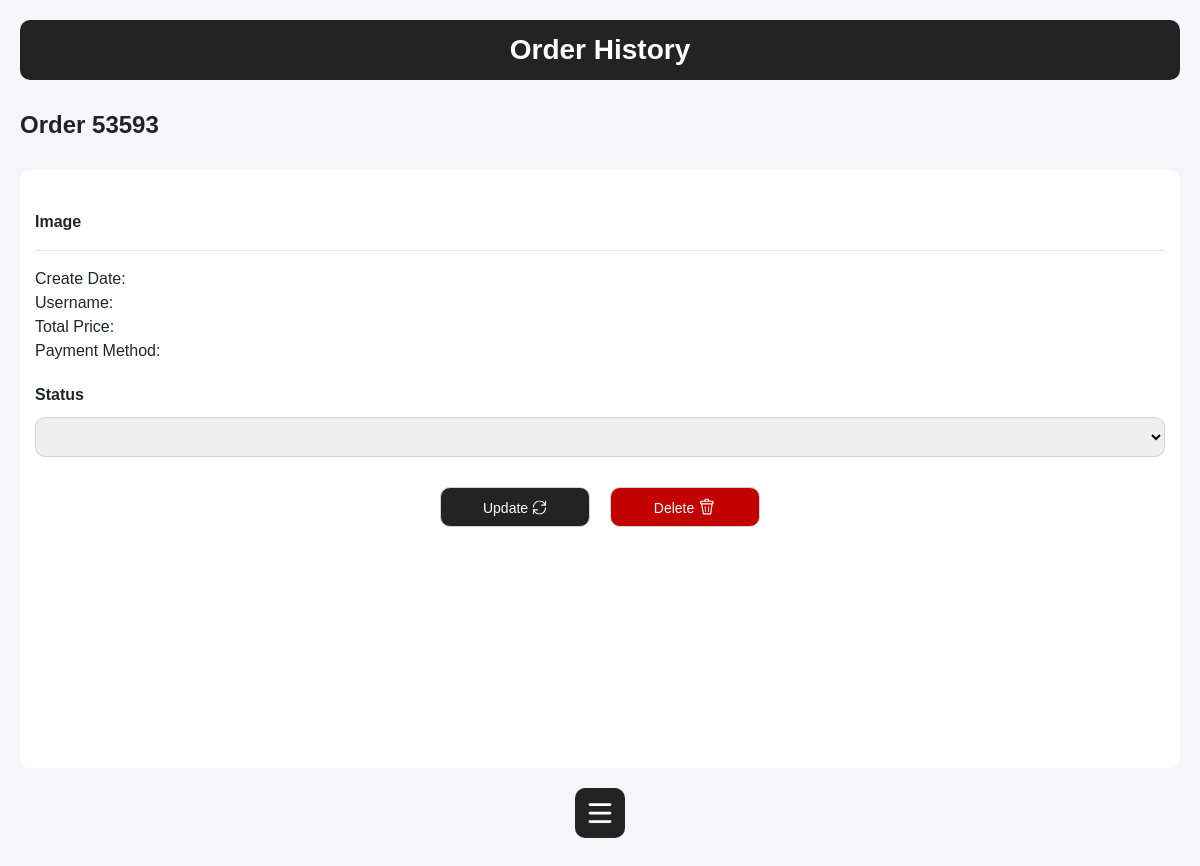
The app's page /admin/edit_order.php?id=53593, older data.
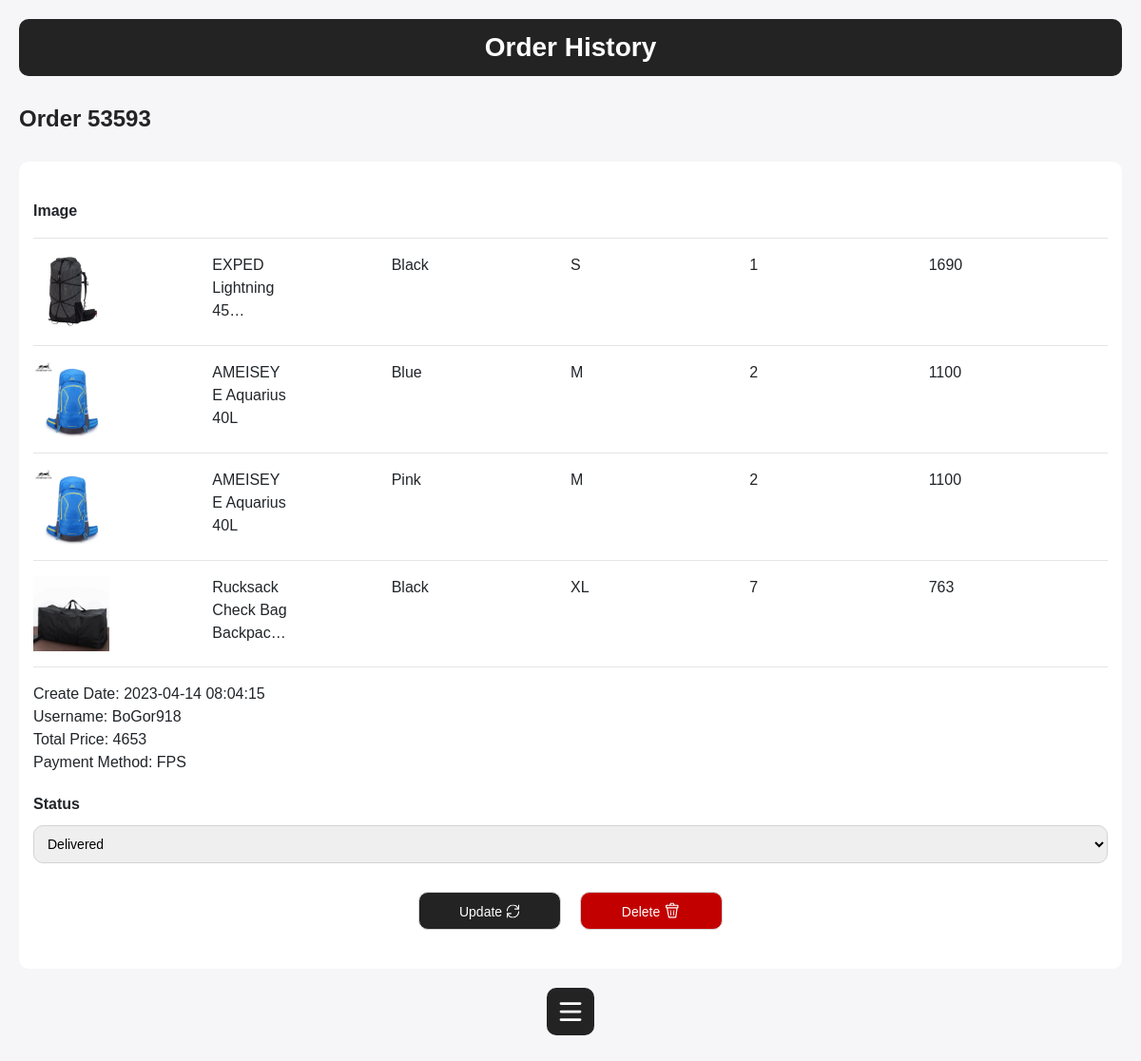
The same page, newer data.
### tables this page shows
CREATE TABLE `orders` (
  `ID` int(11) NOT NULL,
  `OrderDate` datetime NOT NULL,
  `OrderID` int(11) NOT NULL,
  `paymentMethod` varchar(255) NOT NULL,
  `orderStatus` varchar(255) NOT NULL,
  `Username` varchar(255) NOT NULL,
  `address` varchar(255) DEFAULT NULL,
  `Amount` int(11) NOT NULL,
  `ProductName` varchar(255) NOT NULL,
  `BuyQuantity` int(11) NOT NULL,
  `ProductColor` varchar(255) NOT NULL,
  `ProductSize` varchar(255) NOT NULL
);

### admin/edit_order.php (the view, shortened to what this page needs)
<?php
require("../config/database.php");
if (isset($_GET['id'])) {
    $id = $_GET['id'];
    $viewOrderSQL = "SELECT * FROM orders WHERE OrderID = $id";
    $resOrder = mysqli_query($conn, $viewOrderSQL);
}
?>
<!DOCTYPE html>
<html lang="en">
<head>
    <link rel="stylesheet" href="admin.css">
    <link rel="stylesheet" href="../global.css">
    <link rel="stylesheet" href="https://maxcdn.bootstrapcdn.com/bootstrap/4.5.2/css/bootstrap.min.css">
</head>
<body onload="toOrderHistory()">
    <div class="order-history-section" id="order-history-section">
        <div class="content" id="content">
            <div class="title">
                Order History
            </div>
            <div class="top-section">
                <div class="sub-title">
                    Order
                    <?php
                    require("../config/database.php");
                    $currentOrderID = $_GET['id'];
                    $viewOrderProductSQL = "SELECT * from orders WHERE OrderID='$currentOrderID'";
                    $result = mysqli_query($conn, $viewOrderProductSQL);
                    $orderProduct = array();
                    if (mysqli_num_rows($result) > 0) {
                        while ($row = mysqli_fetch_assoc($result)) {
                            $orderProduct[] = $row;
                        }
                    }
                    echo $currentOrderID;
                    ?>
                </div>
            </div>
            <div class="product-list-container">
                <div class="product-list-content">
                    <div class="container-fluid">
                        <div class="row">
                            <div class="col table-header">
                                Image
                            </div>
                        </div>
                        <hr class="h-line2">
                        <?php
                        foreach ($orderProduct as $resOrderProduct) {
                            $productName = $resOrderProduct['ProductName'];
                            $imageSQL = "SELECT ImagePath FROM images WHERE ProductName = '$productName' LIMIT 1";
                            $res2 = mysqli_query($conn, $imageSQL);
                            $imagePath = '';
                            if (mysqli_num_rows($res2) > 0) {
                                $image = mysqli_fetch_assoc($res2);
                                $imagePath = $image['ImagePath'];
                            }
                            echo
                            "
                            <div class='row'>
                            <div class='col table-content'>
                            " . "<img src='$imagePath' alt='image' width='80'>" . "
                            </div>
                            <div class='col table-content'>
                            <div class='name_col '>
                                " . $resOrderProduct["ProductName"] . "
                                </div>
                            </div>
                            <div class='col table-content'>
                                " . $resOrderProduct["ProductColor"] . "
                            </div>
                            <div class='col table-content'>
                                " . $resOrderProduct["ProductSize"] . "
                            </div>
                            <div class='col table-content'>
                                " . $resOrderProduct["BuyQuantity"] . "
                            </div>
                            <div class='col table-content'>
                                " . $resOrderProduct["Amount"] . "
                            </div>
                            </div>
                            <hr class='h-line3'>";
                        }
                        ?>
                        <?php
                        require("../config/database.php");
                        $viewOrderSQL = "SELECT OrderID, GROUP_CONCAT(ProductName) as ProductNames, GROUP_CONCAT(BuyQuantity) as BuyQuantities, SUM(Amount) as TotalAmount, Username, OrderDate, paymentMethod, orderStatus
                        FROM orders WHERE OrderID='$currentOrderID'
                        GROUP BY OrderID, Username, OrderDate, paymentMethod, orderStatus";
                        $resOrder = mysqli_query($conn, $viewOrderSQL);
                        $orders = mysqli_fetch_assoc($resOrder);
                        echo
                        "
                                <div>
                                    <span>Create Date: </span> " . $orders["OrderDate"] . "
                                </div>
                                <div>
                                    <span>Username: </span> " . $orders["Username"] . "
                                </div>
                                <div>
                                    <span>Total Price: </span>    " . $orders["TotalAmount"] . "
                                </div>
                                <div>
                                    <span>Payment Method: </span>     " . $orders["paymentMethod"] . "
                                </div>";
                        ?>
                        <form action="edit_order.php?id=<?php echo $orders["OrderID"]; ?>" method="POST" enctype="multipart/form-data">
                            <div class='field-2'>
                                <b>Status</b>
                                <select class='name-edit-input' id="status" type="select" name="orderStatus">
                                </select>
                            </div>
                            <div class='button-section'>
                                <button class='update-btn' type="submit">
                                    Update
                                </button>
                                <a href="/admin/delete_order.php?id=<?php echo $currentOrderID; ?>" onclick='toOrderHistory()'>
                                    <button class='delete-btn' type="button">
                                        Delete
                                    </button>
                                </a>
                            </div>
                        </form>
                    </div>
                </div>
            </div>
            <div class="burger_container">
            </div>
        </div>
    </div>
</body>
</html>

### admin/admin.css (style rules this page uses)
body { width: 100%; height: 100vh; overflow-x: hidden; display: flex; flex-direction: row; margin: 0px; overflow-y: hidden; }
.order-history-section { width: 100%; overflow-x: hidden; height: 100%; display: flex; flex-direction: row; justify-content: space-between; background-color: blue; }
.content { width: 100%; height: 100%; padding: 40px; display: flex; flex-direction: column; background-color: #f6f5f8; }
.content .title { font-size: 28px; font-weight: 700; font-family: "Poppins", sans-serif; height: 60px; color: #fff; background-color: #232323; border-radius: 10px; display: flex; align-items: center; justify-content: center; }
.content .sub-title { font-size: 24px; font-weight: 600; font-family: "Poppins", sans-serif; margin: 0px; color: #232323; }
.top-section { display: flex; justify-content: space-between; align-items: center; width: 100%; margin: 15px 0px 0px 0px; }
.product-list-container { width: 100%; height: 550px; overflow-y: scroll; display: flex; flex-direction: row; flex-wrap: wrap; justify-content: space-between; background-color: white; border-radius: 10px; }
.product-list-content { width: 100%; height: 100%; display: flex; flex-direction: column; padding: 10px; margin: 20px 0px 10px 0px; }
.row { display: flex; flex-direction: row; justify-content: space-between; width: 100%; margin: 10px 0px 10px 0px; }
.table-header { font-family: "Poppins", sans-serif; font-weight: 700; }
.table-content { font-family: "Poppins", sans-serif; font-weight: 500; white-space: nowrap; }
.burger_container { display: none; }
.field-2 { padding-top: 20px; font-size: 16px; font-family: "Poppins", sans-serif; font-weight: 500; width: 100%; }
.name-edit-input { width: 100%; height: 40px; border: 1px solid #d3d3d3; border-radius: 10px; padding: 10px; font-family: "Poppins", sans-serif; font-weight: 500; font-size: 14px; color: #000; margin: 10px 0px; }
.button-section { display: flex; flex-direction: row; justify-content: start; align-items: start; padding: 10px 0px 20px 0px; width: 100%; }
.update-btn { width: 150px; height: 40px; border: 1px solid #d3d3d3; border-radius: 10px; padding: 10px; font-family: "Poppins", sans-serif; font-weight: 500; font-size: 14px; background-color: #232323; color: #fff; margin: 10px 0px; }
.delete-btn { width: 150px; height: 40px; border: 1px solid #d3d3d3; border-radius: 10px; padding: 10px; font-family: "Poppins", sans-serif; font-weight: 500; font-size: 14px; background-color: #c30000; color: #fff; margin: 10px 0px; margin-left: 20px; }
.name_col { width: 80px; white-space: normal; word-wrap: break-word; overflow: hidden; text-overflow: ellipsis; display: -webkit-box; -webkit-line-clamp: 3; -webkit-box-orient: vertical; }
@media screen and (max-width: 1200px) { .content { width: 100%; height: 100%; padding: 20px; display: flex; flex-direction: column; background-color: #f6f5f8; } }
@media screen and (max-width: 1200px) { .product-list-container { height: 65%; font-family: "Poppins", sans-serif; } }
@media screen and (max-width: 1200px) { .product-list-content { padding: 0px; margin: 30px 0px 10px 0px; } }
@media screen and (max-width: 1200px) { .top-section { display: flex; justify-content: space-between; align-items: center; width: 100%; margin: 0px 0px 0px 0px; } }
@media screen and (max-width: 1200px) { .burger_container { align-self: center; width: 50px; display: flex; justify-content: center; margin-top: 20px; background-color: #232323; border-radius: 10px; z-index: 99; } }
@media screen and (max-width: 1200px) { .content .title { font-size: 28px; font-weight: 700; font-family: "Poppins", sans-serif; height: 60px; color: #fff; background-color: #232323; border-radius: 10px; display: flex; align-items: center; justify-content: center; } }
@media screen and (max-width: 1200px) { .button-section { display: flex; flex-direction: row; justify-content: center; align-items: start; padding: 10px 0px 20px 0px; width: 100%; } }

### global.css (style rules this page uses)
body { margin: 0px; font-family: "Poppins", sans-serif; background-color: #f6f5f8; }
.top-section { width: 100%; }
.ham { cursor: pointer; -webkit-tap-highlight-color: transparent; transition: transform 300ms; -moz-user-select: none; -webkit-user-select: none; -ms-user-select: none; user-select: none; }
::placeholder { color: white; opacity: 1; }

Row changes from the older to the newer data that the page shows:
added orders: shows a picture, ProductName "EXPED Lightning…", ProductColor "Black", ProductSize "S", BuyQuantity "1", Amount "1690"
added orders: ProductName "AMEISEYE Aquarius 40L", ProductColor "Blue", ProductSize "M", BuyQuantity "2", Amount "1100"
added orders: ProductName "AMEISEYE Aquarius 40L", ProductColor "Pink", ProductSize "M", BuyQuantity "2", Amount "1100"
added orders: shows a picture, ProductName "Rucksack Check…", ProductColor "Black", ProductSize "XL", BuyQuantity "7", Amount "763"
Text that changed along with them:
$orders["OrderDate"]: (not shown) → "2023-04-14 08:04:15"
$orders["Username"]: (not shown) → "BoGor918"
$orders["TotalAmount"]: (not shown) → "4653"
$orders["paymentMethod"]: (not shown) → "FPS"
form field orderStatus: (not shown) → "Delivered"
